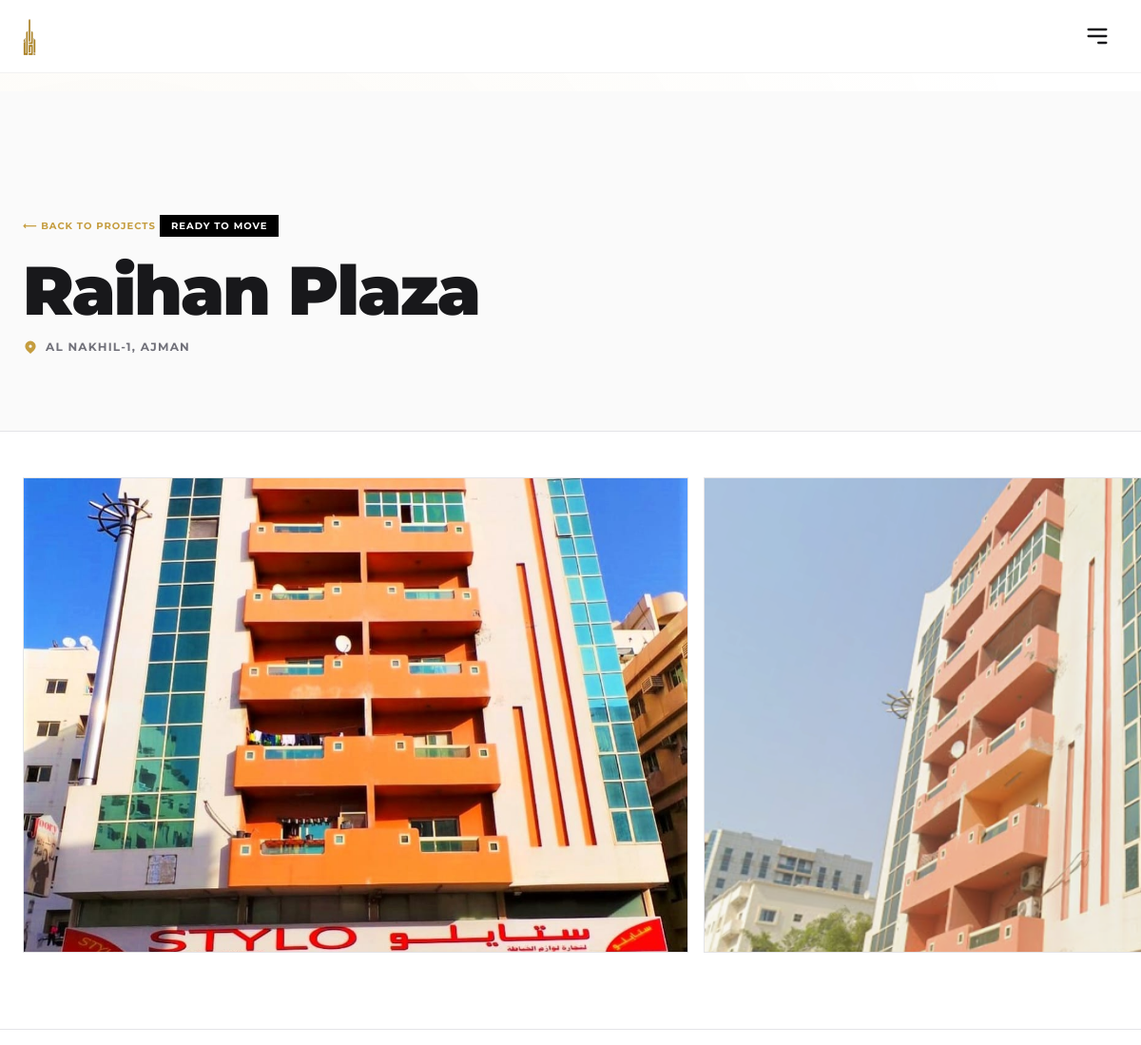
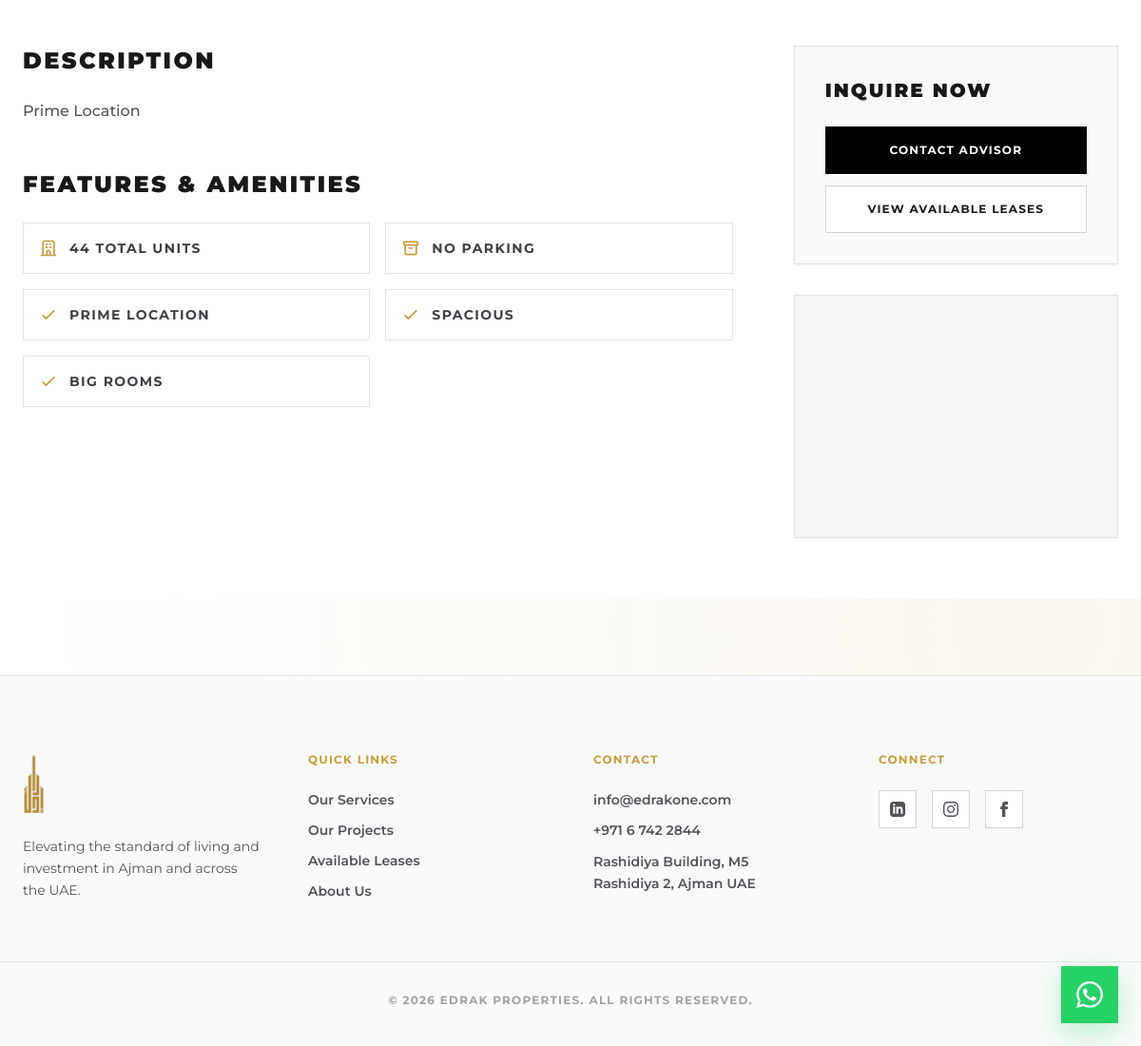
The app's page /projects/2/ with its own data (2 pictures, top to bottom).
### core/models.py (models this page shows, shortened)
class Project(models.Model):
    STATUS_CHOICES = (
        ('ready', _('Ready to Move')),
        ('off_plan', _('Off-Plan Investment')),
        ('commercial', _('Commercial Hub')),
    )
    title = models.CharField(max_length=200)
    description = models.TextField(blank=True)
    location = models.CharField(max_length=200)
    status = models.CharField(max_length=20, choices=STATUS_CHOICES, default='ready')
    image = models.ImageField(upload_to='projects/', blank=True, null=True, help_text="Main Cover Image")
    map_embed_code = models.TextField(blank=True, help_text="Paste Google Maps <iframe> code here")
    total_flats = models.IntegerField(default=0)
    parking_available = models.BooleanField(default=True)
    created_at = models.DateTimeField(auto_now_add=True)

class ProjectImage(models.Model):
    project = models.ForeignKey(Project, related_name='gallery', on_delete=models.CASCADE)
    image = models.ImageField(upload_to='projects/gallery/')

class ProjectFeature(models.Model):
    project = models.ForeignKey(Project, related_name='features', on_delete=models.CASCADE)
    feature = models.CharField(max_length=200)

### core/views.py (the view)
# urls.py: path('projects/<int:pk>/', views.project_detail_view, name='project_detail'),
def project_detail_view(request, pk):
    project = get_object_or_404(Project, pk=pk)
    return render(request, 'core/project_detail.html', {'project': project})

### templates/core/project_detail.html
{% extends 'base.html' %}
{% load static i18n %}
{% block content %}
<section class="pt-32 pb-20 bg-zinc-50 border-b border-zinc-200">
    <div class="max-w-[90rem] mx-auto px-6">
        <a href="{% url 'projects' %}" class="text-[10px] font-bold uppercase tracking-widest text-gold hover:text-black transition-colors mb-6 inline-block">⟵ {% trans "Back to Projects" %}</a>
        <span class="text-white bg-black px-3 py-1 text-[10px] font-bold uppercase tracking-widest mb-4 inline-block">{{ project.get_status_display }}</span>
        <h1 class="text-5xl md:text-7xl font-black text-zinc-900 tracking-tight mb-4">{{ project.title }}</h1>
        <p class="text-zinc-500 font-bold uppercase tracking-widest text-xs flex items-center gap-2">
            <svg class="w-4 h-4 text-gold" fill="currentColor" viewBox="0 0 20 20"><path fill-rule="evenodd" d="M5.05 4.05a7 7 0 119.9 9.9L10 18.9l-4.95-4.95a7 7 0 010-9.9zM10 11a2 2 0 100-4 2 2 0 000 4z" clip-rule="evenodd"></path></svg>
            {{ project.location }}
        </p>
    </div>
</section>
<section class="py-12 bg-white">
    <div class="w-full pl-6 md:pl-[max(1.5rem,calc((100vw-90rem)/2+1.5rem))]">
        <div class="flex gap-4 overflow-x-auto no-scrollbar pb-8 snap-x snap-mandatory">
            {% if project.image %}
            <div class="min-w-[85vw] md:min-w-[700px] h-[500px] snap-center bg-zinc-100 border border-zinc-200">
                <img src="{{ project.image.url }}" class="w-full h-full object-cover">
            </div>
            {% endif %}
            {% for gal in project.gallery.all %}
            <div class="min-w-[85vw] md:min-w-[700px] h-[500px] snap-center bg-zinc-100 border border-zinc-200">
                <img src="{{ gal.image.url }}" class="w-full h-full object-cover">
            </div>
            {% endfor %}
        </div>
    </div>
</section>
<section class="py-16 bg-white border-t border-zinc-200">
    <div class="max-w-[90rem] mx-auto px-6 grid grid-cols-1 lg:grid-cols-3 gap-16">
        <div class="lg:col-span-2">
            <h3 class="text-2xl font-black uppercase tracking-widest text-zinc-900 mb-6">{% trans "Description" %}</h3>
            <p class="text-zinc-600 leading-relaxed font-medium mb-12 whitespace-pre-line">{{ project.description }}</p>
            <h3 class="text-2xl font-black uppercase tracking-widest text-zinc-900 mb-6">{% trans "Features & Amenities" %}</h3>
            <div class="grid grid-cols-1 md:grid-cols-2 gap-4">
                <div class="flex items-center gap-3 border border-zinc-200 p-4">
                    <svg class="w-5 h-5 text-gold" fill="none" stroke="currentColor" viewBox="0 0 24 24"><path stroke-linecap="round" stroke-linejoin="round" stroke-width="2" d="M19 21V5a2 2 0 00-2-2H7a2 2 0 00-2 2v16m14 0h2m-2 0h-5m-9 0H3m2 0h5M9 7h1m-1 4h1m4-4h1m-1 4h1m-5 10v-5a1 1 0 011-1h2a1 1 0 011 1v5m-4 0h4"></path></svg>
                    <span class="text-sm font-bold text-zinc-700 uppercase tracking-widest">{{ project.total_flats }} {% trans "Total Units" %}</span>
                </div>
                <div class="flex items-center gap-3 border border-zinc-200 p-4">
                    <svg class="w-5 h-5 text-gold" fill="none" stroke="currentColor" viewBox="0 0 24 24"><path stroke-linecap="round" stroke-linejoin="round" stroke-width="2" d="M5 8h14M5 8a2 2 0 110-4h14a2 2 0 110 4M5 8v10a2 2 0 002 2h10a2 2 0 002-2V8m-9 4h4"></path></svg>
                    <span class="text-sm font-bold text-zinc-700 uppercase tracking-widest">{% if project.parking_available %}{% trans "Parking Available" %}{% else %}{% trans "No Parking" %}{% endif %}</span>
                </div>
                {% for f in project.features.all %}
                <div class="flex items-center gap-3 border border-zinc-200 p-4">
                    <svg class="w-5 h-5 text-gold" fill="none" stroke="currentColor" viewBox="0 0 24 24"><path stroke-linecap="round" stroke-linejoin="round" stroke-width="2" d="M5 13l4 4L19 7"></path></svg>
                    <span class="text-sm font-bold text-zinc-700 uppercase tracking-widest">{{ f.feature }}</span>
                </div>
                {% endfor %}
            </div>
        </div>
        <div>
            <div class="bg-zinc-50 border border-zinc-200 p-8 shadow-sm mb-8">
                <h3 class="text-xl font-black uppercase tracking-widest text-zinc-900 mb-6">{% trans "Inquire Now" %}</h3>
                <a href="{% url 'contact' %}" class="block w-full bg-black text-white text-center py-4 text-xs font-bold uppercase tracking-widest hover:bg-gold transition-colors border border-black mb-3">{% trans "Contact Advisor" %}</a>
                <a href="{% url 'leases' %}?project={{ project.id }}" class="block w-full bg-white text-zinc-900 text-center py-4 text-xs font-bold uppercase tracking-widest hover:border-gold transition-colors border border-zinc-300">{% trans "View Available Leases" %}</a>
            </div>
            {% if project.map_embed_code %}
            <div class="w-full h-64 border border-zinc-200 bg-zinc-100 overflow-hidden [&>iframe]:w-full [&>iframe]:h-full [&>iframe]:grayscale">
                {{ project.map_embed_code|safe }}
            </div>
            {% endif %}
        </div>
    </div>
</section>
{% endblock %}

### records on screen
Project: status "READY TO MOVE", title "Raihan Plaza", location "AL NAKHIL-1, AJMAN", image (picture), description "Prime Location", total_flats "44"
ProjectImage: image (picture)
ProjectFeature: feature "PRIME LOCATION"
ProjectFeature: feature "SPACIOUS"
ProjectFeature: feature "BIG ROOMS"
